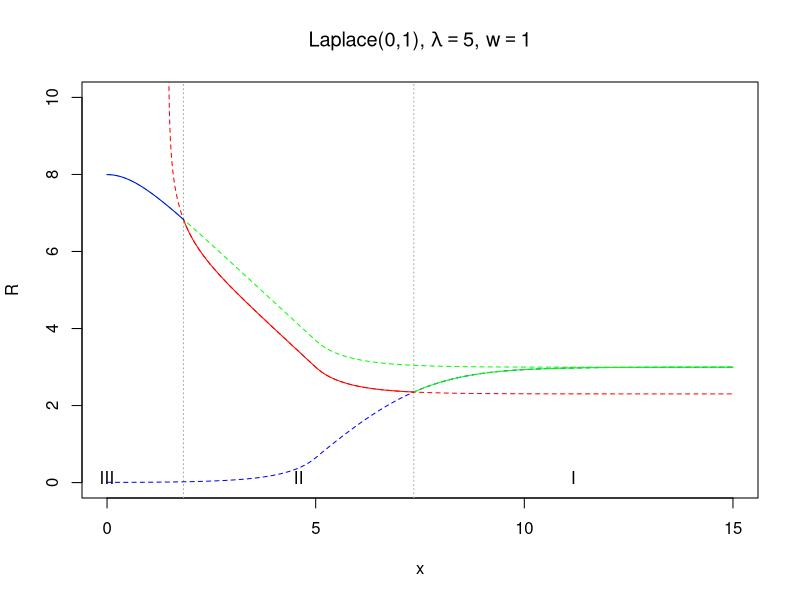

Write R code to recreate this figure.
#--------------------------------------------------------------------------------------------------------------------#
# On frequentist coverage of Bayesian credible sets for estimation of the mean under constraints
# Duisters & Schmidt-Hieber
# Math Institute, Leiden University
# Feb 2020
#--------------------------------------------------------------------------------------------------------------------#
#--------------------------------------------------------------------------------------------------------------------#
# source functions
library(rmutil) #dlaplace

#--------------------------------------------------------------------------------------------------------------------#
# Plots
#--------------------------------------------------------------------------------------------------------------------#
# Fig: Visualize R functions
dist <- "Lap"

# localize g and G functions
if(dist=="Lap"){
  g <- function(x,theta0=0){dlaplace(x,m=theta0,s=1)}
  G <- function(x,theta0=0){plaplace(x,m=theta0,s=1)}  
  Ginv <- function(p){qlaplace(p)}
  distname <- "Laplace(0,1)"
}

#--------------------------------------------------------------------------------------------------------------------#
# R functions
R1f <- function(x,alpha,w,lambda){Ginv(pmax(0,pmin(1,1 - alpha/2 - (1-w)/(2*w)*alpha*g(x)-((1-alpha)/2)*(G(lambda-x)-G(-lambda-x)))))}
R2f <- function(x,alpha,w,lambda){Ginv(pmax(0,pmin(1,1 - alpha - (1-w)/w*alpha*g(x)+alpha*(G(lambda-x)-G(-lambda-x)) + G(-lambda-x))))}
R3f <- function(x,alpha,w,lambda){Ginv(pmax(0,pmin(1,1 - alpha/2 - (1-w)/(2*w)*alpha*g(x)+(alpha/2)*(G(lambda-x)-G(-lambda-x)))))}

#--------------------------------------------------------------------------------------------------------------------#
# Settings for plot
alpha <- 0.05
lambda <- 5
w <- 1


pdf("Figures/figR.pdf",width=4,height=4.5)

xgrid <- seq(0,15,0.0001)
ranges <- c(0,15)

par(mfrow=c(1,1))

# get R
R1 <- R1f(xgrid,alpha,w,lambda)
R2 <- R2f(xgrid,alpha,w,lambda)
R3 <- R3f(xgrid,alpha,w,lambda)
  
plot(xgrid,xgrid,type="n",xlab="x",ylab="R",xlim=ranges,ylim=c(0,10)) 
title(bquote(paste(.(distname),", ",lambda==.(lambda),", ",w==.(w))))

  
X1 <- xgrid[xgrid > lambda + R1]
X2 <- xgrid[(xgrid > 0) & (-lambda + R3 < xgrid) & (xgrid <= lambda + R1)  ]
X3 <- xgrid[abs(xgrid) <= -lambda + R3]
X4 <- -X2
X5 <- -X1

  # exclude |x| <= t_alpha
  ta <-max(0,xgrid[((w/(1-w))*(G(xgrid - lambda) + G(-xgrid - lambda))/g(xgrid)) <= (alpha/(1-alpha))])
  
  if(ta==0){ # this is a manual trick, not exact
  abline(v=c(max(X5),max(X4),min(X2),min(X1)),lty=3,col="darkgrey")
  mtext(c("I","IV","III","II","I"),side=1,adj=0.5,line=-1.5,at=c((min(ranges)+max(X5))/2,(max(X5)+max(X4))/2,(max(X4)+min(X2))/2,(min(X2)+min(X1))/2,(min(X1)+max(ranges))/2))
  }else{
    abline(v=c(max(X5),-ta,ta,min(X1)),lty=3,col="darkgrey")  
    mtext(c("I","IV","-","II","I"),side=1,adj=0.5,line=-1.5,at=c((min(ranges)+max(X5))/2,(max(X5)-ta)/2,(-ta+ta)/2,(ta+min(X1))/2,(min(X1)+max(ranges))/2))
    mtext(c(expression(-t[alpha]),expression(t[alpha])),side=1,at=c(-ta,ta),line=1)
  }
  
  lines(xgrid,R1,col="blue",lty=2)
  lines(xgrid,R2,col="red",lty=2)
  lines(xgrid,R3,col="green",lty=2)
  
  # Active x in regime
  lines(X1[abs(X1)>ta],R1f(X1[abs(X1)>ta],alpha,w,lambda),col="green",lty=1)
  lines(X2[abs(X2)>ta],R2f(X2[abs(X2)>ta],alpha,w,lambda),col="red",lty=1)
  lines(X3[abs(X3)>ta],R3f(X3[abs(X3)>ta],alpha,w,lambda),col="blue",lty=1)
  

dev.off()

# note, could use this code to generate L,U figures as well (replace getU function). Gives the same results
